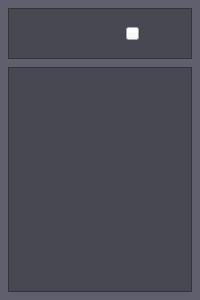
<?xml version="1.0" encoding="UTF-8"?>
<ui version="4.0">
 <class>MiniViewDialog</class>
 <widget class="QDialog" name="MiniViewDialog">
  <property name="geometry">
   <rect>
    <x>0</x>
    <y>0</y>
    <width>200</width>
    <height>300</height>
   </rect>
  </property>
  <property name="minimumSize">
   <size>
    <width>200</width>
    <height>300</height>
   </size>
  </property>
  <property name="windowTitle">
   <string>Pan and zoom</string>
  </property>
  <property name="styleSheet">
   <string notr="true">QDialog
{
	background: #605f6d;
	border-radius: 4px;
}</string>
  </property>
  <layout class="QGridLayout" name="gridLayout_2">
   <property name="leftMargin">
    <number>8</number>
   </property>
   <property name="topMargin">
    <number>8</number>
   </property>
   <property name="rightMargin">
    <number>8</number>
   </property>
   <property name="bottomMargin">
    <number>8</number>
   </property>
   <property name="spacing">
    <number>8</number>
   </property>
   <item row="0" column="0" colspan="2">
    <widget class="QFrame" name="frame">
     <property name="styleSheet">
      <string notr="true">QFrame {
	background-color: #484853;
	border: 1px solid #33333A;
}</string>
     </property>
     <property name="frameShape">
      <enum>QFrame::StyledPanel</enum>
     </property>
     <property name="frameShadow">
      <enum>QFrame::Raised</enum>
     </property>
     <layout class="QHBoxLayout" name="horizontalLayout_2">
      <property name="spacing">
       <number>12</number>
      </property>
      <property name="leftMargin">
       <number>20</number>
      </property>
      <property name="topMargin">
       <number>12</number>
      </property>
      <property name="rightMargin">
       <number>20</number>
      </property>
      <property name="bottomMargin">
       <number>12</number>
      </property>
      <item>
       <widget class="QToolButton" name="btnZoomOut_">
        <property name="minimumSize">
         <size>
          <width>24</width>
          <height>24</height>
         </size>
        </property>
        <property name="cursor">
         <cursorShape>PointingHandCursor</cursorShape>
        </property>
        <property name="styleSheet">
         <string notr="true">QToolButton {
	border: none;
}</string>
        </property>
        <property name="text">
         <string/>
        </property>
        <property name="icon">
         <iconset resource="../../resources.qrc">
          <normaloff>:/PanAndZoom/resources/PanAndZoom/MinusCircleButton.png</normaloff>:/PanAndZoom/resources/PanAndZoom/MinusCircleButton.png</iconset>
        </property>
        <property name="iconSize">
         <size>
          <width>24</width>
          <height>24</height>
         </size>
        </property>
       </widget>
      </item>
      <item>
       <widget class="QToolButton" name="btnZoomIn_">
        <property name="minimumSize">
         <size>
          <width>24</width>
          <height>24</height>
         </size>
        </property>
        <property name="cursor">
         <cursorShape>PointingHandCursor</cursorShape>
        </property>
        <property name="styleSheet">
         <string notr="true">QToolButton {
	border: none;
}</string>
        </property>
        <property name="text">
         <string/>
        </property>
        <property name="icon">
         <iconset resource="../../resources.qrc">
          <normaloff>:/PanAndZoom/resources/PanAndZoom/PlusCircleButton.png</normaloff>:/PanAndZoom/resources/PanAndZoom/PlusCircleButton.png</iconset>
        </property>
        <property name="iconSize">
         <size>
          <width>24</width>
          <height>24</height>
         </size>
        </property>
       </widget>
      </item>
      <item>
       <spacer name="horizontalSpacer_3">
        <property name="orientation">
         <enum>Qt::Horizontal</enum>
        </property>
        <property name="sizeType">
         <enum>QSizePolicy::Preferred</enum>
        </property>
        <property name="sizeHint" stdset="0">
         <size>
          <width>42</width>
          <height>20</height>
         </size>
        </property>
       </spacer>
      </item>
      <item>
       <widget class="QToolButton" name="btnZoomOut_2">
        <property name="cursor">
         <cursorShape>PointingHandCursor</cursorShape>
        </property>
        <property name="styleSheet">
         <string notr="true">QToolButton
{
	border: none;
}</string>
        </property>
        <property name="text">
         <string/>
        </property>
        <property name="icon">
         <iconset resource="../../resources.qrc">
          <normaloff>:/PanAndZoom/resources/PanAndZoom/MinusButton.png</normaloff>:/PanAndZoom/resources/PanAndZoom/MinusButton.png</iconset>
        </property>
       </widget>
      </item>
      <item>
       <widget class="QSlider" name="slider_">
        <property name="minimumSize">
         <size>
          <width>0</width>
          <height>25</height>
         </size>
        </property>
        <property name="styleSheet">
         <string notr="true">
               QSlider::groove:horizontal {
               height: 1px;
               background-color: #3D3D46;
               border: 1px solid #33333A;
               border-radius: 4px;
               }

               QSlider::handle:horizontal {
               background-color: transparent;
               image: url(:/PanAndZoom/resources/PanAndZoom/handler-normal.png);
               width: 15px;
               height: 16px;
               margin-top: -8px;
               margin-bottom: -8px;
               margin-left: -7px;
               margin-right: -7px;
               }

               QSlider::handle:horizontal:hover {
               image: url(:/PanAndZoom/resources/PanAndZoom/handler-hover.png);
               }
               }</string>
        </property>
        <property name="orientation">
         <enum>Qt::Horizontal</enum>
        </property>
       </widget>
      </item>
      <item>
       <widget class="QToolButton" name="btnZoomIn_2">
        <property name="cursor">
         <cursorShape>PointingHandCursor</cursorShape>
        </property>
        <property name="styleSheet">
         <string notr="true">QToolButton
{
	border: none;
}</string>
        </property>
        <property name="text">
         <string/>
        </property>
        <property name="icon">
         <iconset resource="../../resources.qrc">
          <normaloff>:/PanAndZoom/resources/PanAndZoom/PlusButton.png</normaloff>:/PanAndZoom/resources/PanAndZoom/PlusButton.png</iconset>
        </property>
        <property name="iconSize">
         <size>
          <width>16</width>
          <height>16</height>
         </size>
        </property>
       </widget>
      </item>
     </layout>
    </widget>
   </item>
   <item row="1" column="0" colspan="2">
    <widget class="QtNodes::MiniView" name="view_">
     <property name="styleSheet">
      <string notr="true">QGraphicsView
{
	background-color: #484853;
	border: 1px solid #33333A;
}</string>
     </property>
    </widget>
   </item>
  </layout>
 </widget>
 <customwidgets>
  <customwidget>
   <class>QtNodes::MiniView</class>
   <extends>QGraphicsView</extends>
   <header>nodeeditor/views/MiniView.hpp</header>
  </customwidget>
 </customwidgets>
 <resources>
  <include location="../../resources.qrc"/>
 </resources>
 <connections/>
</ui>
